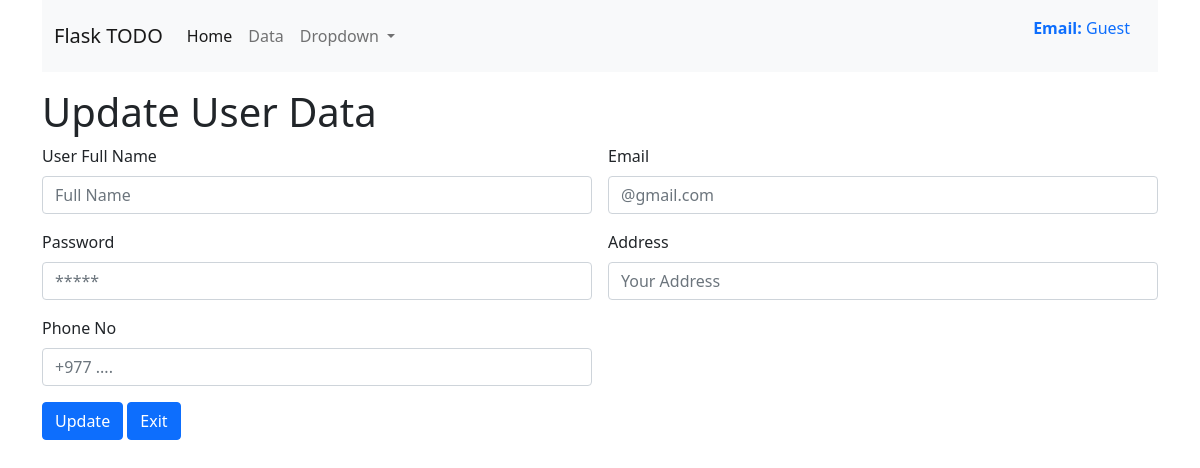
The page /updateuser/8 on the database as committed earlier.
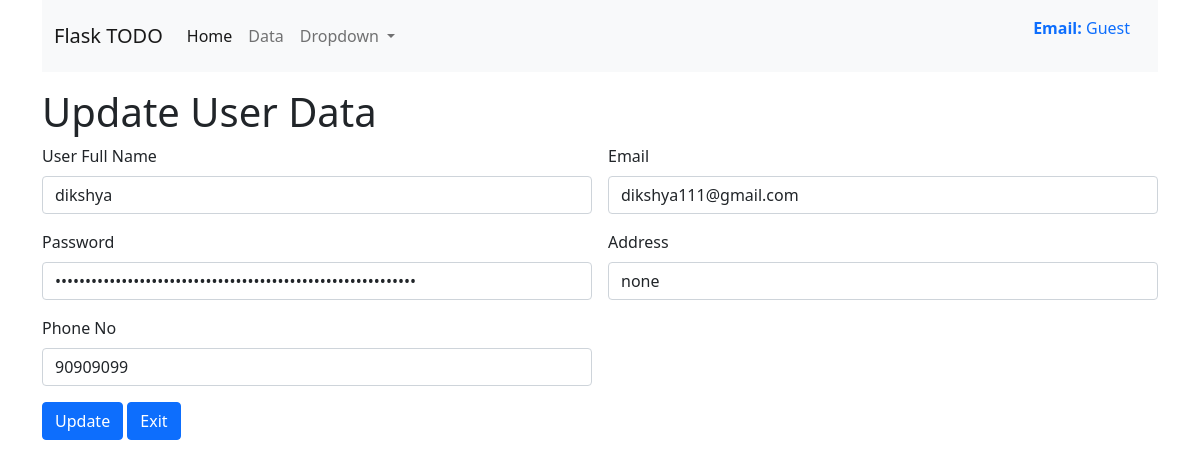
The same page on the database as committed later.
### app.py (models this page shows, shortened)
class Register_user(db.Model):
    __tablename__ = 'Register_user'
    reg_no = db.Column(db.Integer, primary_key=True)
    fullname = db.Column(db.String(100), nullable = False)
    email = db.Column(db.String(100), nullable = False)
    password = db.Column(db.String(100), nullable = False)
    address = db.Column(db.String(400), nullable = False)
    phone = db.Column(db.String(100), nullable = False)

### app.py (the view, shortened to what this page needs)
@app.route('/updateuser/<int:reg_no>', methods =['GET', 'POST'])
def updateuser(reg_no):
    register_user = Register_user.query.filter_by(reg_no=reg_no).first()
    return render_template('updateuser.html', register_user=register_user)

### templates/updateuser.html
{% extends "base.html" %}
{% block body %}
  <div class ="container my-3" >
    <h1> Update User Data</h1>
    <form action ="/updateuser/{{register_user.reg_no}}" method = "POST" class="row g-3">
      <div class="col-md-6">
        <label for="fullname" class="form-label">User Full Name</label>
        <input type="text" class="form-control" name="fullname" value ="{{register_user.fullname}}" id="fullname" placeholder="Full Name">
      </div>
      <div class="col-md-6">
        <label for="email" class="form-label">Email</label>
        <input type="text" class="form-control" name="email" value ="{{register_user.email}}" id="email" placeholder="@gmail.com">
      </div>
      <div class="col-6">
        <label for="password" class="form-label">Password</label>
        <input type="Password" class="form-control" name="password" value ="{{register_user.password}}" id="password" placeholder="*****">
      </div>
      <div class="col-6">
        <label for="address" class="form-label">Address</label>
        <input type="text" class="form-control" name="address" value ="{{register_user.address}}" id="address" placeholder="Your Address">
      </div>
      <div class="col-6">
        <label for="phone" class="form-label">Phone No</label>
        <input type="text" class="form-control" name="phone" value ="{{register_user.phone}}" id="phone" placeholder="+977 ....">
      </div>
      <div class="col-12">
        <button type="submit" class="btn btn-primary">Update</button>
        <button type="Exit" class="btn btn-primary">Exit</button>
      </div>
    </form>
{% endblock body %}

Rows that differ between the two databases and show on the page:
added Register_user: fullname "dikshya", email "dikshya111@gmail.com", address "none", phone "90909099"
